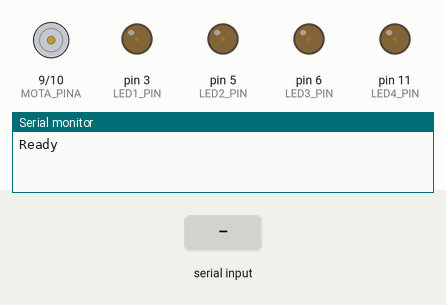
A sketch run on a simulated Arduino Uno, built with avr-gcc and run on an emulated ATmega328P. On the bench: motor-driver pin pairs drawn as motors (green arrow = first pin HIGH = forward, orange = second pin HIGH = backward, longer = more drive), output pins drawn as LEDs (lit = HIGH), the last lines printed to the serial monitor. Inputs (shaded band) come from the test bench.

Above: at 1.2 s.
1.3 s: "s90\n" received over Serial
At 3.2 s:
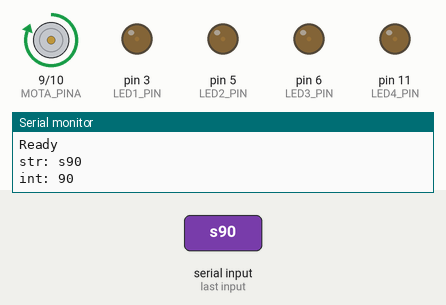
6.2 s: "s" received over the second serial link
At 8.1 s:
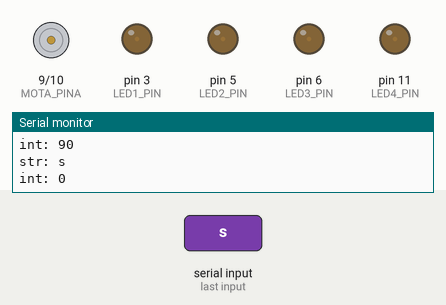
8.7 s: "s90\n" received over the second serial link
At 10.0 s:
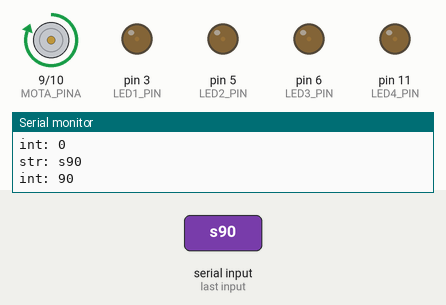
Timing chart, 0 to 11.7 s (numbered marks = the images above; inputs shaded):
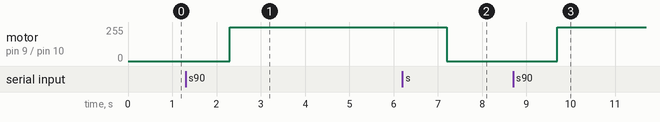

Measured:
- after the input at 1.3 s, motor on pin 9 (MOTA_PINA) / pin 10 (MOTA_PINB): stopped → forward 255/255 after 1.0 s
- after the input at 6.2 s, motor on pin 9 (MOTA_PINA) / pin 10 (MOTA_PINB): forward 255/255 → stopped after 1.0 s
- after the input at 8.7 s, motor on pin 9 (MOTA_PINA) / pin 10 (MOTA_PINB): stopped → forward 255/255 after 1.0 s

The sketch:

control_motor_over_bluetooth.ino
```cpp
//arduino reads commands through bluetooth and operates the motor
//command in form of "sxxx" where xxx is speed and can be negative (backwards)
//command in form of "lyz" where y is led id a/b/c/d and z is brightness

//#define BT_HWS
#define BT_SS //one, other or none
#define BT_SPD /*19200*/38400

//if bt is on software serial then hw serial (usb) is available for debugging
#define USB_DBG
#define USB_SPD 57600

//motor pwm
// 16800 rpm motor is 16800/60=280 rotations per second aka herz
#define MOTOR_HZ (16800/60)
// three pulses (for three coils) per full rotation 280*3=840hz
// up that to three times 840*3=2520hz
#define PWM_HZ (MOTOR_HZ*3*3)
// max pulse width 1000/840=1.190 millis=1190 microsec
//#define MPW_MS (1000/PWM_HZ)
//#define MPW_US (1000*1000/PWM_HZ)
//#define MPW_MS 10

#include <PWM.h>

#ifdef BT_SS
#include <SoftwareSerial.h>
#endif

// use timer1 (16bit) pins (9,10) for motor
#define MOTA_PINA 9  // (pwm) pin 9 connected to pin A-IA
#define MOTA_PINB 10  // (pwm) pin 10 connected to pin A-IB

#define SS_RX 7 // software serial pins if used
#define SS_TX 8

// use other timer(s) pins for leds
#define LED1_PIN 3
#define LED2_PIN 5 // pin 2,4,7,8,12,13 pwm dont work with led
#define LED3_PIN 6
#define LED4_PIN 11
#define LED_INIT 5 // initial brightness
#define LED_MAX 255
#define LED_HZ 500

#ifdef BT_SS
SoftwareSerial ss(SS_RX,SS_TX);
#endif

// intialise BT serial
void initBtSer() {
#ifdef BT_HWS
  Serial.begin(BT_SPD);
#endif //BT_HWS

#ifdef BT_SS
  ss.begin(BT_SPD);
#endif //BT_SS
}

// initialise USB/debug serial
void initDbgSer() {
#ifdef USB_DBG
  Serial.begin(USB_SPD);//115200);
#endif //USB_DBG
}

// set up
void setup() {
  initBtSer();
  initDbgSer();

#ifdef USB_DBG
/*  Serial.print("pin 9 timer = ");
  Serial.println(digitalPinToTimer(MOTA_PINA));
  Serial.print("pin 10 timer = ");
  Serial.println(digitalPinToTimer(MOTA_PINB));
  Serial.print("pin 3 timer = ");
  Serial.println(digitalPinToTimer(LED1_PIN));
  Serial.print("pin 5 timer = ");
  Serial.println(digitalPinToTimer(LED2_PIN));
  Serial.print("pin 6 timer = ");
  Serial.println(digitalPinToTimer(LED3_PIN));
  Serial.print("pin 11 timer = ");
  Serial.println(digitalPinToTimer(LED4_PIN));
  Serial.print("timer 0 freq = ");
  Serial.println(Timer0_GetFrequency());
  Serial.print("timer 1 freq = ");
  Serial.println(Timer1_GetFrequency());
  Serial.print("timer 2 freq = ");
  Serial.println(Timer2_GetFrequency());*/
#endif
  // just set timer1 freq (pins 9,10); leave others as they are
  // doesnt work well with other timers
  bool ok = Timer1_SetFrequency(PWM_HZ);
  if (!ok) {
    Serial.println("Pwm.set1Freq failed!");
  }

/*  InitTimersSafe();
  bool ok = SetPinFrequencySafe(MOTA_PINA, PWM_HZ);
  if (!ok) {
    Serial.println("MotA.PinA.setFreq failed!");
  }
  ok = SetPinFrequencySafe(MOTA_PINB, PWM_HZ);
  if (!ok) {
    Serial.println("MotA.PinB.setFreq failed!");
  }
  ok = SetPinFrequencySafe(LED1_PIN, LED_HZ);
  if (!ok) {
    Serial.println("Led1.setFreq failed!");
  }
  ok = SetPinFrequencySafe(LED2_PIN, LED_HZ);
  if (!ok) {
    Serial.println("Led2.setFreq failed!");
  }
  ok = SetPinFrequencySafe(LED3_PIN, LED_HZ);
  if (!ok) {
    Serial.println("Led3.setFreq failed!");
  }
  ok = SetPinFrequencySafe(LED4_PIN, LED_HZ);
  if (!ok) {
    Serial.println("Led4.setFreq failed!");
  }*/
#ifdef USB_DBG
/*  Serial.print("timer 0 freq = ");
  Serial.println(Timer0_GetFrequency());
  Serial.print("timer 1 freq2 = ");
  Serial.println(Timer1_GetFrequency());
  Serial.print("timer 2 freq2 = ");
  Serial.println(Timer2_GetFrequency());*/
#endif
  //motor pin frequencies set
  //pinMode(MOTA_PINA, OUTPUT);
  //pinMode(MOTA_PINB, OUTPUT);
  pwmWrite(MOTA_PINA, 0);
  pwmWrite(MOTA_PINB, 0);
  //let pin freq should remain default
  pinMode(LED1_PIN, OUTPUT);
  pinMode(LED2_PIN, OUTPUT);
  pinMode(LED3_PIN, OUTPUT);
  pinMode(LED4_PIN, OUTPUT);
  analogWrite(LED1_PIN, LED_INIT);
  analogWrite(LED2_PIN, LED_INIT);
  analogWrite(LED3_PIN, LED_INIT);
  analogWrite(LED4_PIN, LED_INIT);

#ifdef USB_DBG
  Serial.println("Ready");
#endif //USB_DBG
}

// is there something to read from BT serial?
boolean btSerAvail() {
#ifdef BT_HWS
  return Serial.available();
#else

#ifdef BT_SS
  return ss.available();
#else
  return false;
#endif //BT_SS

#endif //BT_HWS
}

// read String from BT serial
String btSerRead() {
#ifdef BT_HWS
  return Serial.readString();
#else

#ifdef BT_SS
  return ss.readString();
#else
  return "";
#endif //BT_SS

#endif //BT_HWS
}

// is there something to read from USB/debug ?
boolean dbgSerAvail() {
#ifdef USB_DBG
  return Serial.available();
#else
  return false;
#endif //USB_DBG
}

// read String from USB/debug serial
String dbgSerRead() {
#ifdef USB_DBG
  return Serial.readString();
#else
  return "";
#endif //USB_DBG
}

// debug print of string
#ifdef USB_DBG
#define PRINT_STR(s) { \
  Serial.print("str: "); \
  Serial.println(s); \
}
#endif // USB_DBG
//or no print
#ifndef PRINT_STR
#define PRINT_STR(s) {}
#endif // PRINT_STR

// debug print of int
#ifdef USB_DBG
#define PRINT_INT(i) { \
  Serial.print("int: "); \
  Serial.println(i); \
}
#endif // USB_DBG
//or no print
#ifndef PRINT_INT
#define PRINT_INT(i) {}
#endif // PRINT_INT

void loop() {
  String s;
  if (btSerAvail()) {
    s = btSerRead();
    PRINT_STR(s);
  } else if (dbgSerAvail()) {
    //accept commands from usb when debugging
    s = dbgSerRead();
    PRINT_STR(s);
  }
  if (s.startsWith("s")) {
    //motor speed command
    s = s.substring(1);
    int i = s.toInt();
    PRINT_INT(i);
    if (0 < i) {
      pwmWrite(MOTA_PINB, 0);
      pwmWrite(MOTA_PINA, i);
    } else if (0 > i) {
      pwmWrite(MOTA_PINA, 0);
      pwmWrite(MOTA_PINB, -i);
    } else  {
      pwmWrite(MOTA_PINA, 0);
      pwmWrite(MOTA_PINB, 0);
    }
  } else if (s.startsWith("l")) {
    //led brightness command
    s = s.substring(1);
    int led = -1;
    if (s.startsWith("a")) { //LED1
      led = LED1_PIN;
    } else if (s.startsWith("b")) { //LED2
      led = LED2_PIN;
    } else if (s.startsWith("c")) { //LED3
      led = LED3_PIN;
    } else if (s.startsWith("d")) { //LED4
      led = LED4_PIN;
    }
    if (-1 != led) { // got led
      s = s.substring(1);
      int i = s.toInt();
      if (0 > i || LED_MAX < i) { // limit to 200 max
        i = 0;
      }
      PRINT_INT(i);
      analogWrite(led, i);
    } //else unknown led
  } // else unknown command
} //end loop
```
